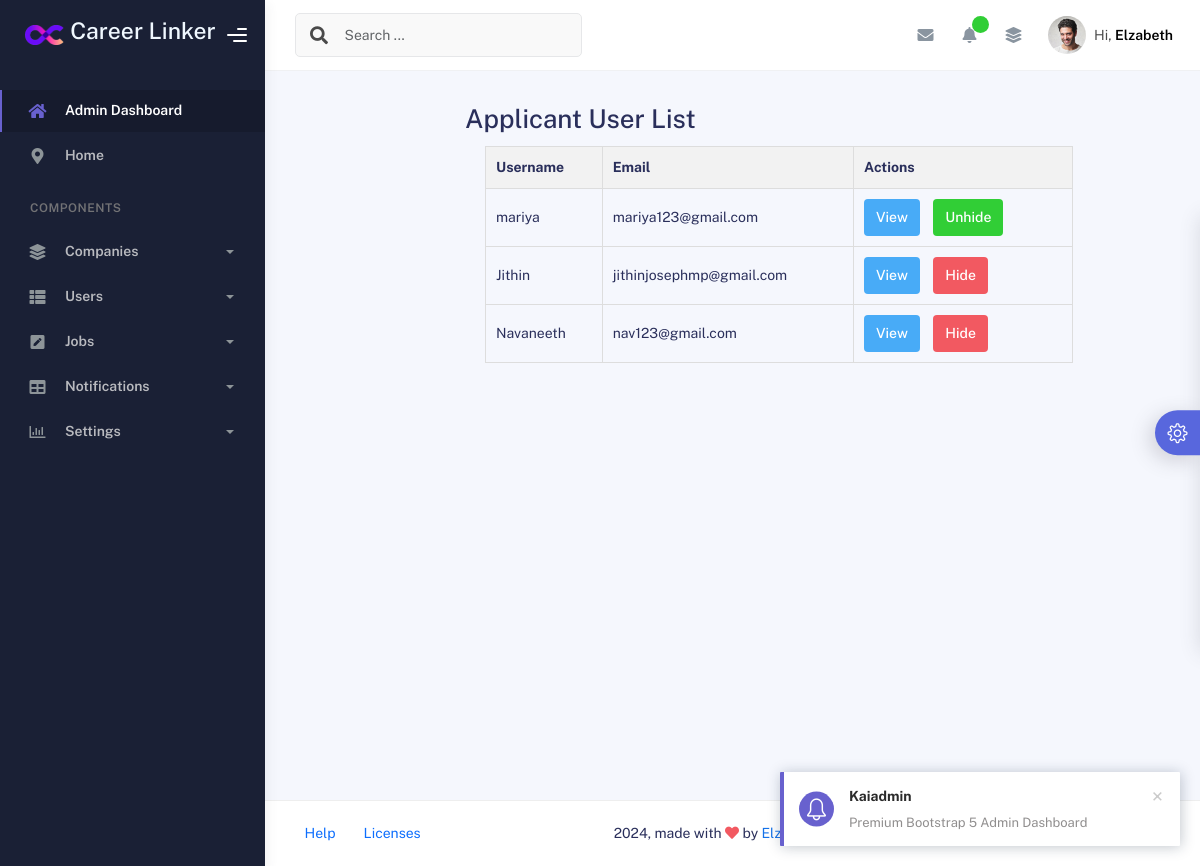
The page /siteadmin/applicants/ on the database its author committed.
### adminpanel/models.py (models this page shows)
class CompleteProfile(models.Model):
    user = models.OneToOneField(User, on_delete=models.CASCADE)
    bio = models.TextField(blank=True, null=True)
    profile_image = models.ImageField(upload_to='media/', blank=True, null=True)
    skills = models.ManyToManyField('Skill', related_name='users',blank=True)
    location = models.CharField(max_length=255, blank=True, null=True)
    resume = models.FileField(upload_to='resumes/', blank=True, null=True)
    cover_letter = models.TextField(blank=True, null=True)
    latest_course = models.CharField(max_length=100)
    university = models.CharField(max_length=100)
    mobile_number = models.CharField(max_length=15)
    years_of_experience = models.IntegerField(null=True, blank=True)  # Allow null or provide a default
    current_employer = models.BooleanField(default=False)
    availability_to_join = models.CharField(max_length=50, choices=(
        ('immediately', 'Immediately'),
        ('one_month', 'One Month'),
        ('three_months', 'Three Months'),
        ('more_than_a_year', 'More than a Year')
    ))
    date_of_birth = models.DateField(null=True, blank=True)  # Allowing null values
    gender = models.CharField(max_length=50, choices=(
        ('male', 'Male'),
        ('female', 'Female'),
        ('transgender', 'Transgender')
    ))
    marital_status = models.CharField(max_length=50, choices=(
        ('unmarried', 'Unmarried'),
        ('married', 'Married'),
        ('widowed', 'Widowed'),
        ('divorced', 'Divorced'),
        ('separated', 'Separated'),
        ('others', 'Others')
    ))
    differently_abled = models.BooleanField(default=False)
    career_break = models.BooleanField(default=False)
    hometown = models.CharField(max_length=100)
    pincode = models.CharField(max_length=10)

### adminpanel/views.py (the view)
# urls.py: path('applicants/', applicant_user_list, name='applicant_user_list'),
def applicant_user_list(request):
    applicants = CompleteProfile.objects.filter(user__is_superuser=False, user__is_staff=False)
    return render(request, 'adminpanel/applicant_user_list.html', {'applicants': applicants})

### adminpanel/templates/adminpanel/applicant_user_list.html (shortened to what this page needs)
{% extends 'adminpanel/admin_base.html' %}
{% block content %}
<div style="margin-left: 200px;margin-top: 100px;height: 700px;">
    <h2>Applicant User List</h2>
    <table>
        <thead>
            <tr>
                <th>Username</th>
                <th>Email</th>
                <th>Actions</th>
            </tr>
        </thead>
        <tbody>
            {% for applicant in applicants %}
<tr>
    <td>{{ applicant.user.username }}</td>
    <td>{{ applicant.user.email }}</td>
    <td class="actions">
        <a href="{% url 'view_applicant' applicant.id %}" class="btn btn-info">View</a>
        {% if not applicant.user.is_active %}
            <a href="{% url 'unhide_applicant' applicant.id %}" class="btn btn-success">Unhide</a>
        {% else %}
            <a href="{% url 'hide_applicant' applicant.id %}" class="btn btn-danger">Hide</a>
        {% endif %}
    </td>
</tr>
{% endfor %}
        </tbody>
    </table>
</div>
{% endblock %}

### adminpanel/templates/adminpanel/applicant_user_list.html (style rules this page uses)
table { width: 80%; margin-left: 20px; border-collapse: collapse; }
th, td { padding: 10px; border: 1px solid #ddd; text-align: left; }
th { background-color: #f2f2f2; }
.btn { padding: 8px 12px; border: none; border-radius: 4px; text-decoration: none; color: white; font-size: 14px; }
.btn-success { background-color: #28a745; }
.btn-danger { background-color: #dc3545; }
.actions a { margin-right: 10px; }

### rows shown on the page
CompleteProfile: user.username "mariya", user.email "mariya123@gmail.com", shows "Unhide"
CompleteProfile: user.username "Jithin", user.email "jithinjosephmp@gmail.com", shows "Hide"
CompleteProfile: user.username "Navaneeth", user.email "nav123@gmail.com", shows "Hide"
